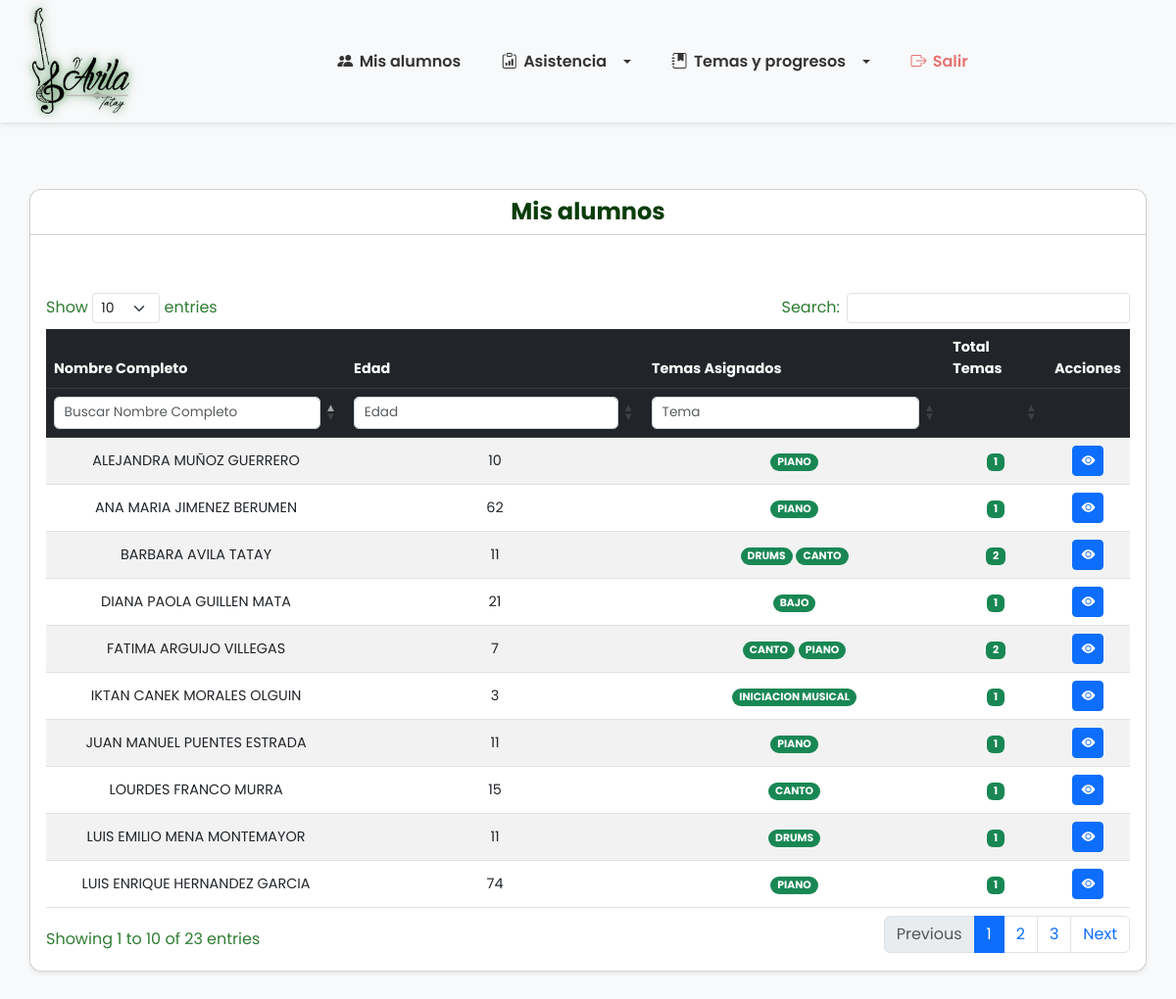
Page /lista_alumnos.php on the committed database.
### tables this page shows
CREATE TABLE `alumnos` (
  `curp` varchar(18) NOT NULL,
  `nombre` varchar(50) NOT NULL,
  `apellidos` varchar(100) NOT NULL,
  `nombre_tutor` varchar(100) DEFAULT NULL,
  `fecha_nacimiento` date NOT NULL,
  `telefono` varchar(15) DEFAULT NULL,
  `mensualidad` decimal(10,2) NOT NULL DEFAULT 0.00,
  `activo` tinyint(1) DEFAULT 1,
  `fecha_registro` timestamp NOT NULL DEFAULT current_timestamp(),
  PRIMARY KEY (`curp`)
);

### lista_alumnos.php (the view, shortened to what this page needs)
<?php
require_once __DIR__ . '/includes/bd.php';
$sql = "SELECT
            a.curp,
            a.nombre,
            a.apellidos,
            TIMESTAMPDIFF(YEAR, a.fecha_nacimiento, CURDATE()) AS edad,
            a.telefono,
            a.mensualidad,
            a.nombre_tutor,
            GROUP_CONCAT(CONCAT(t.id, ':', t.nombre) SEPARATOR ' | ') AS temas_asignados,
            COUNT(t.id) AS total_temas
        FROM
            alumnos a
        LEFT JOIN
            alumnos_tema at ON a.curp = at.curp
        LEFT JOIN
            temas t ON at.tema_id = t.id
        WHERE
            a.activo = 1
        GROUP BY
            a.curp
        ORDER BY
            a.nombre, a.apellidos";
$resultado = $conexion->query($sql);
?>
<!DOCTYPE html>
<html lang="es">
<head>
    <link href="https://cdn.jsdelivr.net/npm/bootstrap@5.3.0/dist/css/bootstrap.min.css" rel="stylesheet" />
    <link href="https://cdn.jsdelivr.net/npm/bootstrap-icons@1.10.5/font/bootstrap-icons.css" rel="stylesheet" />
    <link rel="stylesheet" href="https://cdn.datatables.net/1.13.6/css/dataTables.bootstrap5.min.css" />
</head>
<body>
    <?php include 'navbar.php'; ?>
    <div class="full-width-container mt-5 mb-5">
        <div class="card shadow-sm">
            <div class="card-header bg-primary">
                <h4 class="mb-0" style="color: #0b3d0b; font-weight: bold;">Mis alumnos</h4>
            </div>
            <div class="card-body">
                <div class="mb-3 text-end">
                    <span id="contadorResultados" class="badge bg-secondary fs-6">Mostrando 0 alumnos</span>
                </div>
                <div class="table-responsive">
                    <table id="tablaAlumnos" class="table table-striped table-hover align-middle text-center">
                        <thead class="table-dark">
                            <tr>
                                <th>Nombre Completo</th>
                                <th>Edad</th>
                                <th>Temas Asignados</th>
                                <th>Total Temas</th>
                                <th>Acciones</th>
                            </tr>
                            <tr class="filters bg-light">
                                <th><input type="text" class="form-control form-control-sm"
                                        placeholder="Buscar Nombre Completo" /></th>
                                <th><input type="number" class="form-control form-control-sm" placeholder="Edad" /></th>
                                <th><input type="text" class="form-control form-control-sm" placeholder="Tema" /></th>
                                <th></th>
                                <th></th>
                            </tr>
                        </thead>
                        <tbody>
                            <?php while ($alumno = $resultado->fetch_assoc()): ?>
                                <tr>
                                    <td><?= htmlspecialchars($alumno['nombre'] . ' ' . $alumno['apellidos']) ?></td>
                                    <td><?= $alumno['edad'] ?></td>
                                    <td>
                                        <?php if (!empty($alumno['temas_asignados'])):
                                            $temas = explode(' | ', $alumno['temas_asignados']);
                                            foreach ($temas as $tema) {
                                                list($temaId, $temaNombre) = explode(':', $tema);
                                                ?>
                                                <a href="progreso.php?tema_id=<?= $temaId ?>&curp=<?= urlencode($alumno['curp']) ?>"
                                                    class="badge bg-secondary rounded-pill text-decoration-none">
                                                    <?= htmlspecialchars($temaNombre) ?>
                                                </a>
                                                <?php
                                            }
                                        else: ?>
                                            <span class="text-muted fst-italic">Sin temas</span>
                                        <?php endif; ?>
                                    </td>
                                    <td>
                                        <span class="badge bg-<?= $alumno['total_temas'] > 0 ? 'primary' : 'secondary' ?>">
                                            <?= $alumno['total_temas'] ?>
                                        </span>
                                    </td>
                                    <td>
                                        <a href="panel_alumno.php?curp=<?= urlencode($alumno['curp']) ?>"
                                            class="btn btn-sm btn-primary" title="Ver Detalles">
                                            <i class="bi bi-eye-fill"></i>
                                        </a>
                                    </td>
                                </tr>
                            <?php endwhile; ?>
                        </tbody>
                    </table>
                </div>
            </div>
        </div>
    </div>
</body>
</html>

### lista_alumnos.php (style rules this page uses)
body, html { margin: 0; padding: 0; width: 100%; min-width: 900px; background-color: #f8f9fa; font-family: 'Segoe UI', Tahoma, Geneva, Verdana, sans-serif; color: #2e7d32; }
.full-width-container { max-width: 100vw; padding: 20px 30px; box-sizing: border-box; }
.badge-clase, .badge.bg-secondary, .badge.bg-primary { background-color: var(--verde-dollar) !important; color: white !important; }
.card { border-radius: 12px; box-shadow: 0 10px 25px var(--verde-dollar-soft); transition: box-shadow 0.3s ease; background: white; color: #2e7d32; }
.card-header.bg-primary { background-color: var(--verde-dollar) !important; color: white; font-weight: 700; font-size: 1.4rem; border-top-left-radius: 12px; border-top-right-radius: 12px; text-align: center; }
table.dataTable { width: 100% !important; table-layout: auto !important; font-size: 0.9rem; color: var(--verde-dollar); }
table.dataTable thead { background: var(--verde-dollar); color: white; }
thead tr.filters th input { font-size: 0.85rem; padding: 0.35rem 0.6rem; width: 100%; box-sizing: border-box; border-radius: 5px; border: 1px solid #ced4da; transition: border-color 0.3s; }
#contadorResultados { font-weight: 600; user-select: none; color: var(--verde-dollar); }
.badge.bg-secondary.rounded-pill { background-color: #145c14 !important; color: white !important; }
.badge.bg-secondary.rounded-pill { background-color: #198754 !important; color: white !important; }
.badge.bg-secondary.rounded-pill, .badge.bg-primary { background-color: #198754 !important; color: white !important; }

### navbar.php (style rules this page uses)
body { font-family: 'Poppins', sans-serif; }

### rows in the picture
alumnos: nombre+apellidos "ALEJANDRA MUÑOZ GUERRERO", edad "10", temaNombre "PIANO", total_temas "1"
alumnos: nombre+apellidos "ANA MARIA JIMENEZ BERUMEN", edad "62", temaNombre "PIANO", total_temas "1"
alumnos: nombre+apellidos "BARBARA AVILA TATAY", edad "11", temaNombre "DRUMS", temaNombre "CANTO", total_temas "2"
alumnos: nombre+apellidos "DIANA PAOLA GUILLEN MATA", edad "21", temaNombre "BAJO", total_temas "1"
alumnos: nombre+apellidos "FATIMA ARGUIJO VILLEGAS", edad "7", temaNombre "CANTO", temaNombre "PIANO", total_temas "2"
alumnos: nombre+apellidos "IKTAN CANEK MORALES OLGUIN", edad "3", temaNombre "INICIACION MUSICAL", total_temas "1"
alumnos: nombre+apellidos "JUAN MANUEL PUENTES ESTRADA", edad "11", temaNombre "PIANO", total_temas "1"
alumnos: nombre+apellidos "LOURDES FRANCO MURRA", edad "15", temaNombre "CANTO", total_temas "1"
alumnos: nombre+apellidos "LUIS EMILIO MENA MONTEMAYOR", edad "11", temaNombre "DRUMS", total_temas "1"
alumnos: nombre+apellidos "LUIS ENRIQUE HERNANDEZ GARCIA", edad "74", temaNombre "PIANO", total_temas "1"
